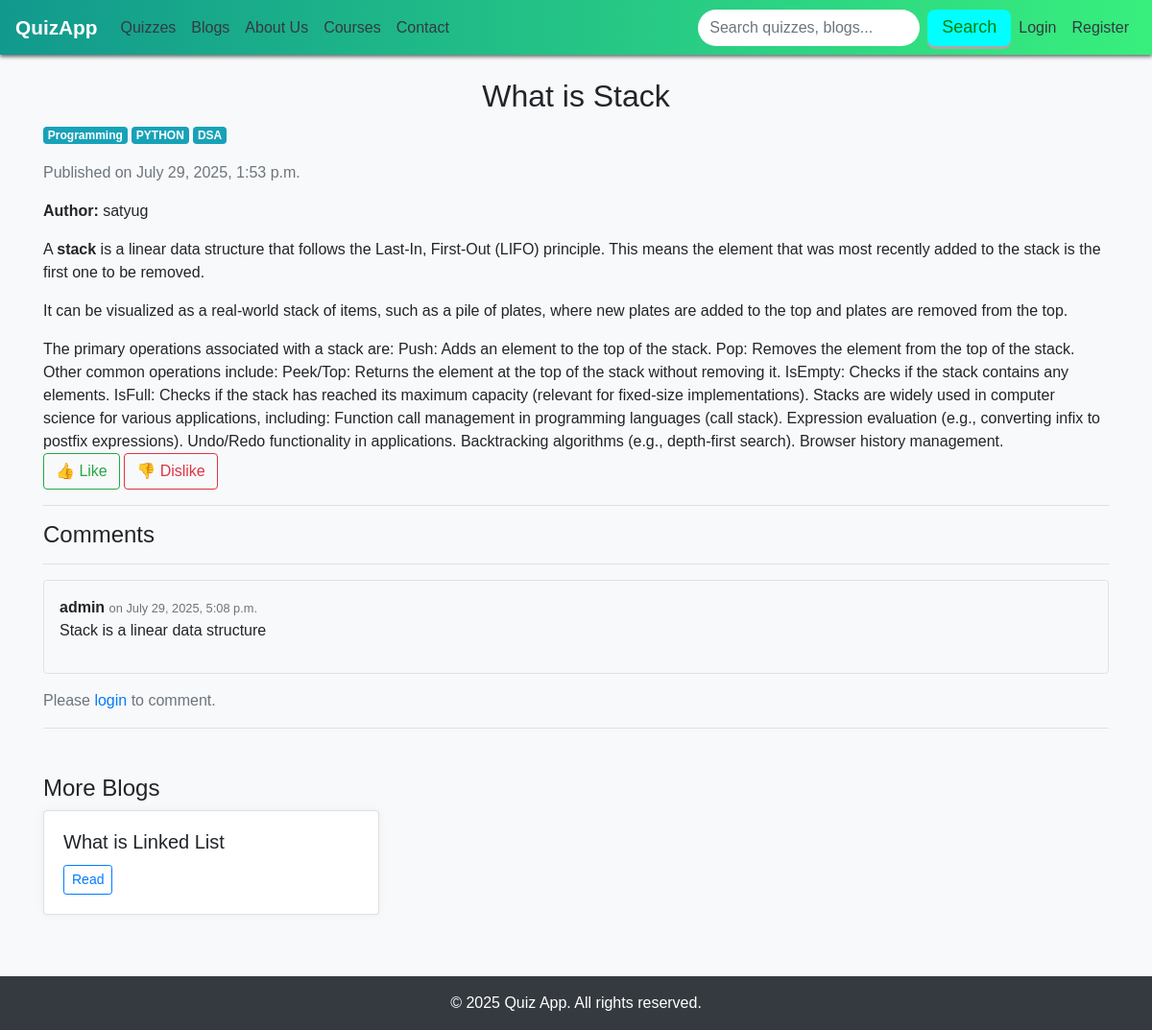
/blogs/2/, run on the app's committed database.
### core/models.py (models this page shows, shortened)
class Blog(models.Model):
    title = models.CharField(max_length=200)
    summary = models.TextField()
    content = models.TextField()
    image = models.ImageField(upload_to='blogs/', blank=True, null=True)
    created_at = models.DateTimeField(default=timezone.now)
    tags = models.ManyToManyField(Tag, related_name='blogs', blank=True)
    author = models.ForeignKey(User, on_delete=models.CASCADE, related_name='blogs', default = 1)
    updated_at = models.DateTimeField(auto_now=True)

class Tag(models.Model):
    name = models.CharField(max_length=50, unique=True)

class Comment(models.Model):
    blog = models.ForeignKey('Blog', related_name='comments', on_delete=models.CASCADE)
    user = models.ForeignKey(User, on_delete=models.CASCADE)
    content = models.TextField()
    created_at = models.DateTimeField(auto_now_add=True)

### core/views.py (the view)
# urls.py: path('blogs/<int:blog_id>/', views.blog_detail, name='blog_detail'),
def blog_detail(request, blog_id):
    blog = get_object_or_404(Blog, pk=blog_id)
    comments = blog.comments.order_by('-created_at')
    related_blogs = Blog.objects.exclude(id=blog_id)[:3]
    like_count = blog.reactions.filter(is_like=True).count()
    dislike_count = blog.reactions.filter(is_like=False).count()
    if request.method == 'POST' and request.user.is_authenticated:
        form = CommentForm(request.POST)
        if form.is_valid():
            comment = form.save(commit=False)
            comment.blog = blog
            comment.user = request.user
            comment.save()
            return redirect('blog_detail', blog_id=blog.id)
    else:
        form = CommentForm()
    return render(request, 'core/blog_detail.html', {
        'blog': blog,
        'comments': comments,
        'form': form,
        'related_blogs': related_blogs,
        'like_count': like_count,
        'dislike_count': dislike_count,
    })

### core/forms.py
class CommentForm(forms.ModelForm):
    class Meta:
        model = Comment
        fields = ['content']
        widgets = {
            'content': forms.Textarea(attrs={'rows': 3, 'placeholder': 'Enter your comment...'}),
        }

### templates/core/blog_detail.html (shortened to what this page needs)
{% extends 'core/base.html' %}
{% block content %}
<h2 class="text-center">{{ blog.title }}</h2>
<p>
    {% for tag in blog.tags.all %}
      <a href="{% url 'blogs_by_tag' tag.name %}" class="badge badge-info">{{ tag.name }}</a>
    {% endfor %}
  </p>
<p class="text-muted">Published on {{ blog.created_at }}</p>
<p><strong>Author:</strong> {{ blog.author.username }}</p>
<div>{{ blog.content|safe }}</div>
<div>
    <button class="btn btn-outline-success">👍 Like </button>
    <button class="btn btn-outline-danger">👎 Dislike </button>
</div>
<hr/>
<h4>Comments</h4>
<hr>
{% for comment in comments %}
    <div class="mb-3 p-3 border rounded">
        <strong>{{ comment.user.username }}</strong>
        <small class="text-muted">on {{ comment.created_at }}</small>
        <p>{{ comment.content }}</p>
    </div>
{% empty %}
    <p>No comments yet.</p>
{% endfor %}
{% if user.is_authenticated %}
  <h5>Leave a Comment</h5>
  <form method="post">
    {% csrf_token %}
    {{ form.as_p }}
    <button type="submit" class="btn btn-primary">Post Comment</button>
  </form>
{% else %}
  <p class="text-muted">Please <a href="{% url 'login' %}">login</a> to comment.</p>
{% endif %}
<hr>
<h4 class="mt-5">More Blogs</h4>
<div class="row">
  {% for related in related_blogs %}
  <div class="col-md-4 mb-3">
    <div class="card h-100">
      <div class="card-body">
        <h5 class="card-title">{{ related.title }}</h5>
        <a href="{% url 'blog_detail' related.id %}" class="btn btn-sm btn-outline-primary">Read</a>
      </div>
    </div>
  </div>
  {% endfor %}
</div>
{% endblock %}

### static/css/style.css (style rules this page uses)
body { font-family: 'Segoe UI', sans-serif; }

### static/core/style.css (style rules this page uses)
.card { box-shadow: 0 0 10px rgba(0,0,0,0.05); }
html, body { height: 100%; margin: 0; display: flex; flex-direction: column; }
body { font-family: Arial, sans-serif; background-color: #f8f9fa; }

### data on the page
Blog: title "What is Stack", created_at "July 29, 2025, 1:53 p.m.", author.username "satyug", content "A stack is a linear data structure that follows the Last-In, First-Out (LIFO) principle. This means the element that was most recently added to the stack is the first one to be removed. It can be visualized as a real-world stack of items, such as a pile of plates, where new plates are added to the top and plates are removed from the top. The primary operations associated with a stack are: Push: Adds an element to the top of the stack. Pop: Removes the element from the top of the stack. Other common operations include: Peek/Top: Returns the element at the top of the stack without removing it. IsEmpty: Checks if the stack contains any elements. IsFull: Checks if the stack has reached its…"
Tag: name "Programming"
Tag: name "PYTHON"
Tag: name "DSA"
Comment: user.username "admin", created_at "July 29, 2025, 5:08 p.m.", content "Stack is a linear data structure"
Blog: title "What is Linked List"
